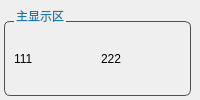
     <widget class="QWidget" name="display_widget" native="true">
      <layout class="QVBoxLayout" name="verticalLayout_10">
       <property name="sizeConstraint">
        <enum>QLayout::SetDefaultConstraint</enum>
       </property>
       <property name="leftMargin">
        <number>4</number>
       </property>
       <property name="topMargin">
        <number>9</number>
       </property>
       <property name="rightMargin">
        <number>9</number>
       </property>
       <property name="bottomMargin">
        <number>4</number>
       </property>
       <item>
        <widget class="QGroupBox" name="main_show_gbox">
         <property name="enabled">
          <bool>true</bool>
         </property>
         <property name="styleSheet">
          <string notr="true">QGroupBox{
    border: 1px solid  rgb(80, 80, 80);
    border-radius:6px;
    margin-top:12px;
}
QGroupBox:title {
    color:rgb(28, 120, 167);
    subcontrol-origin: margin;
    left: 10px;
}</string>
         </property>
         <property name="title">
          <string>主显示区</string>
         </property>
         <property name="alignment">
          <set>Qt::AlignCenter</set>
         </property>
         <layout class="QHBoxLayout" name="horizontalLayout_6" stretch="1,1">
          <item>
           <widget class="QLabel" name="img_show_lb">
            <property name="text">
             <string>111</string>
            </property>
           </widget>
          </item>
          <item>
           <widget class="QLabel" name="img_show_lb_2">
            <property name="text">
             <string>222</string>
            </property>
           </widget>
          </item>
         </layout>
        </widget>
       </item>
      </layout>
     </widget>
